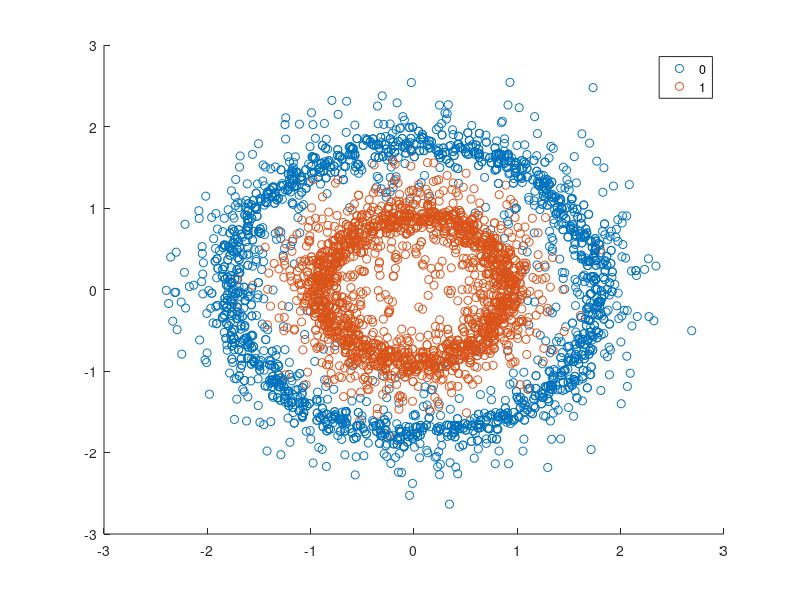

MATLAB code for this plot: (Note: this script raises an error after producing the figure.)
%%
% Example usage of the nn distributed coreset.

%% Spiral (2D data)
clear;
clc;
Pwclass=importdata('noisy_circles.csv');
gscatter(Pwclass(:,1),Pwclass(:,2),Pwclass(:,3))
% adding noise
P = Pwclass(:,1:2);
sigma_1 = 0.1;
sigma_2 = 0.1;
NOISE = mvnrnd([0,0], [sigma_1,0;0,sigma_2], round(size(P,1)));
%P = vertcat(P, NOISE);
P = P + NOISE;

gscatter(P(:,1),P(:,2),Pwclass(:,3))
%%
clear;
clc;
Pwclass=importdata('noisy_circles.csv'); % Use parameter $\sigma=0.1$
gscatter(Pwclass(:,1),Pwclass(:,2),Pwclass(:,3))
% adding noise
P = Pwclass(:,1:2);
%% Coreset routine    
K = length(unique(Pwclass(:,3))); % it can be manually set also!    

%'Random'graph generation with n=9, p=0.3
Nnodes = 3;
G= random_graph_gen(Nnodes, 0.3);    
fprintf('generated random graph\n');

%partitioning data into 9 local sets using 'weighted' partition method
[N, dim] = size(P);
indn=get_partition('weighted', N, Nnodes, sum(G), 1, P);

%Distributed PCA of the data with t_vector = [14]
%%proj_vector = distributed_pca(P, [14], 9, indn);
%%lowDim_P = P*proj_vector{1};
lowDim_P = P;

[S,w] = nnd_coreset(lowDim_P, indn, Nnodes, K, floor(0.2*N), 0.9 );

[centers, labels, W] = SpectralClustering(S, K, 0.77);

gscatter(S(:,1),S(:,2),labels)
    
%% Finding the closest center to each coreset point

% Coreset points with labels added in the last column by
%  finding the nearest centroid in the coreset.
% Note that each center in the coreset is found by performing K-means
%  over the coreset.
dims = size(S);
labeledS = zeros(dims(1), dims(2) + 1);
labeledS(:,1:2) = S;

for i=1:dims(1)
    min_d = inf;
    min_c = -1;
    for c=1:size(centers_coreset,1)
        curr_d = sum((S(i,:)-centers_coreset(c,:)).^2);
        if curr_d < min_d
            min_d = curr_d;
            min_c = c;
        end
    end
    labeledS(i,3) = min_c;
end

figure1 = figure('PaperSize',[20.98404194812 29.67743169791]);
axes1 = axes('Parent',figure1);
hold(axes1,'all');

%line(local_centers(:,1),local_centers(:,2),'Parent',axes1,'MarkerFaceColor',[0 1 0],'Marker','diamond','LineStyle','none',...
%'Color',[1 0.5 0.5],'MarkerSize',10,'DisplayName','Local node centers');

%gscatter(P(:,1), P(:,2), ones(size(P,1)), 'm')
gscatter(labeledS(:,1),labeledS(:,2),labeledS(:,3))